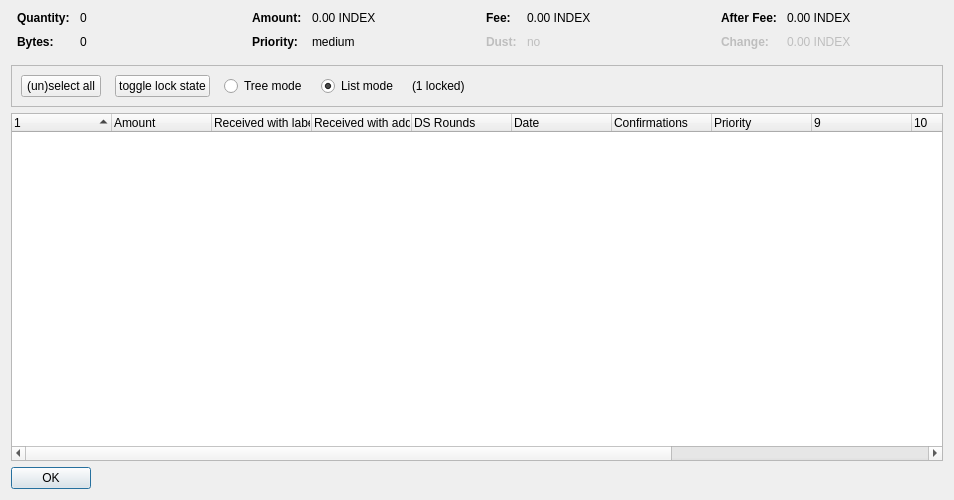
<?xml version="1.0" encoding="UTF-8"?>
<ui version="4.0">
 <class>CoinControlDialog</class>
 <widget class="QDialog" name="CoinControlDialog">
  <property name="geometry">
   <rect>
    <x>0</x>
    <y>0</y>
    <width>954</width>
    <height>500</height>
   </rect>
  </property>
  <property name="windowTitle">
   <string>Coin Selection</string>
  </property>
  <layout class="QVBoxLayout" name="verticalLayout">
   <item>
    <layout class="QHBoxLayout" name="horizontalLayoutTop" stretch="0,0,0,0">
     <property name="topMargin">
      <number>0</number>
     </property>
     <property name="bottomMargin">
      <number>10</number>
     </property>
     <item>
      <layout class="QFormLayout" name="formLayoutCoinControl1">
       <property name="horizontalSpacing">
        <number>10</number>
       </property>
       <property name="verticalSpacing">
        <number>10</number>
       </property>
       <property name="leftMargin">
        <number>6</number>
       </property>
       <property name="rightMargin">
        <number>6</number>
       </property>
       <item row="0" column="0">
        <widget class="QLabel" name="labelCoinControlQuantityText">
         <property name="font">
          <font>
           <weight>75</weight>
           <bold>true</bold>
          </font>
         </property>
         <property name="text">
          <string>Quantity:</string>
         </property>
        </widget>
       </item>
       <item row="0" column="1">
        <widget class="QLabel" name="labelCoinControlQuantity">
         <property name="cursor">
          <cursorShape>IBeamCursor</cursorShape>
         </property>
         <property name="contextMenuPolicy">
          <enum>Qt::ActionsContextMenu</enum>
         </property>
         <property name="text">
          <string notr="true">0</string>
         </property>
         <property name="textInteractionFlags">
          <set>Qt::LinksAccessibleByMouse|Qt::TextSelectableByKeyboard|Qt::TextSelectableByMouse</set>
         </property>
        </widget>
       </item>
       <item row="1" column="0">
        <widget class="QLabel" name="labelCoinControlBytesText">
         <property name="font">
          <font>
           <weight>75</weight>
           <bold>true</bold>
          </font>
         </property>
         <property name="text">
          <string>Bytes:</string>
         </property>
        </widget>
       </item>
       <item row="1" column="1">
        <widget class="QLabel" name="labelCoinControlBytes">
         <property name="cursor">
          <cursorShape>IBeamCursor</cursorShape>
         </property>
         <property name="contextMenuPolicy">
          <enum>Qt::ActionsContextMenu</enum>
         </property>
         <property name="text">
          <string notr="true">0</string>
         </property>
         <property name="textInteractionFlags">
          <set>Qt::LinksAccessibleByMouse|Qt::TextSelectableByKeyboard|Qt::TextSelectableByMouse</set>
         </property>
        </widget>
       </item>
      </layout>
     </item>
     <item>
      <layout class="QFormLayout" name="formLayoutCoinControl2">
       <property name="horizontalSpacing">
        <number>10</number>
       </property>
       <property name="verticalSpacing">
        <number>10</number>
       </property>
       <property name="leftMargin">
        <number>6</number>
       </property>
       <property name="rightMargin">
        <number>6</number>
       </property>
       <item row="0" column="0">
        <widget class="QLabel" name="labelCoinControlAmountText">
         <property name="font">
          <font>
           <weight>75</weight>
           <bold>true</bold>
          </font>
         </property>
         <property name="text">
          <string>Amount:</string>
         </property>
        </widget>
       </item>
       <item row="0" column="1">
        <widget class="QLabel" name="labelCoinControlAmount">
         <property name="cursor">
          <cursorShape>IBeamCursor</cursorShape>
         </property>
         <property name="contextMenuPolicy">
          <enum>Qt::ActionsContextMenu</enum>
         </property>
         <property name="text">
          <string notr="true">0.00 INDEX</string>
         </property>
         <property name="textInteractionFlags">
          <set>Qt::LinksAccessibleByMouse|Qt::TextSelectableByKeyboard|Qt::TextSelectableByMouse</set>
         </property>
        </widget>
       </item>
       <item row="1" column="0">
        <widget class="QLabel" name="labelCoinControlPriorityText">
         <property name="font">
          <font>
           <weight>75</weight>
           <bold>true</bold>
          </font>
         </property>
         <property name="text">
          <string>Priority:</string>
         </property>
        </widget>
       </item>
       <item row="1" column="1">
        <widget class="QLabel" name="labelCoinControlPriority">
         <property name="cursor">
          <cursorShape>IBeamCursor</cursorShape>
         </property>
         <property name="contextMenuPolicy">
          <enum>Qt::ActionsContextMenu</enum>
         </property>
         <property name="text">
          <string>medium</string>
         </property>
         <property name="textInteractionFlags">
          <set>Qt::LinksAccessibleByMouse|Qt::TextSelectableByKeyboard|Qt::TextSelectableByMouse</set>
         </property>
        </widget>
       </item>
      </layout>
     </item>
     <item>
      <layout class="QFormLayout" name="formLayoutCoinControl3">
       <property name="horizontalSpacing">
        <number>10</number>
       </property>
       <property name="verticalSpacing">
        <number>10</number>
       </property>
       <property name="leftMargin">
        <number>6</number>
       </property>
       <property name="rightMargin">
        <number>6</number>
       </property>
       <item row="0" column="0">
        <widget class="QLabel" name="labelCoinControlFeeText">
         <property name="font">
          <font>
           <weight>75</weight>
           <bold>true</bold>
          </font>
         </property>
         <property name="text">
          <string>Fee:</string>
         </property>
        </widget>
       </item>
       <item row="0" column="1">
        <widget class="QLabel" name="labelCoinControlFee">
         <property name="cursor">
          <cursorShape>IBeamCursor</cursorShape>
         </property>
         <property name="contextMenuPolicy">
          <enum>Qt::ActionsContextMenu</enum>
         </property>
         <property name="text">
          <string notr="true">0.00 INDEX</string>
         </property>
         <property name="textInteractionFlags">
          <set>Qt::LinksAccessibleByMouse|Qt::TextSelectableByKeyboard|Qt::TextSelectableByMouse</set>
         </property>
        </widget>
       </item>
       <item row="1" column="0">
        <widget class="QLabel" name="labelCoinControlLowOutputText">
         <property name="enabled">
          <bool>false</bool>
         </property>
         <property name="font">
          <font>
           <weight>75</weight>
           <bold>true</bold>
          </font>
         </property>
         <property name="text">
          <string>Dust:</string>
         </property>
        </widget>
       </item>
       <item row="1" column="1">
        <widget class="QLabel" name="labelCoinControlLowOutput">
         <property name="enabled">
          <bool>false</bool>
         </property>
         <property name="cursor">
          <cursorShape>IBeamCursor</cursorShape>
         </property>
         <property name="contextMenuPolicy">
          <enum>Qt::ActionsContextMenu</enum>
         </property>
         <property name="text">
          <string>no</string>
         </property>
         <property name="textInteractionFlags">
          <set>Qt::LinksAccessibleByMouse|Qt::TextSelectableByKeyboard|Qt::TextSelectableByMouse</set>
         </property>
        </widget>
       </item>
      </layout>
     </item>
     <item>
      <layout class="QFormLayout" name="formLayoutCoinControl4">
       <property name="horizontalSpacing">
        <number>10</number>
       </property>
       <property name="verticalSpacing">
        <number>10</number>
       </property>
       <property name="leftMargin">
        <number>6</number>
       </property>
       <property name="rightMargin">
        <number>6</number>
       </property>
       <item row="0" column="0">
        <widget class="QLabel" name="labelCoinControlAfterFeeText">
         <property name="font">
          <font>
           <weight>75</weight>
           <bold>true</bold>
          </font>
         </property>
         <property name="text">
          <string>After Fee:</string>
         </property>
        </widget>
       </item>
       <item row="0" column="1">
        <widget class="QLabel" name="labelCoinControlAfterFee">
         <property name="cursor">
          <cursorShape>IBeamCursor</cursorShape>
         </property>
         <property name="contextMenuPolicy">
          <enum>Qt::ActionsContextMenu</enum>
         </property>
         <property name="text">
          <string notr="true">0.00 INDEX</string>
         </property>
         <property name="textInteractionFlags">
          <set>Qt::LinksAccessibleByMouse|Qt::TextSelectableByKeyboard|Qt::TextSelectableByMouse</set>
         </property>
        </widget>
       </item>
       <item row="1" column="0">
        <widget class="QLabel" name="labelCoinControlChangeText">
         <property name="enabled">
          <bool>false</bool>
         </property>
         <property name="font">
          <font>
           <weight>75</weight>
           <bold>true</bold>
          </font>
         </property>
         <property name="text">
          <string>Change:</string>
         </property>
        </widget>
       </item>
       <item row="1" column="1">
        <widget class="QLabel" name="labelCoinControlChange">
         <property name="enabled">
          <bool>false</bool>
         </property>
         <property name="cursor">
          <cursorShape>IBeamCursor</cursorShape>
         </property>
         <property name="contextMenuPolicy">
          <enum>Qt::ActionsContextMenu</enum>
         </property>
         <property name="text">
          <string notr="true">0.00 INDEX</string>
         </property>
         <property name="textInteractionFlags">
          <set>Qt::LinksAccessibleByMouse|Qt::TextSelectableByKeyboard|Qt::TextSelectableByMouse</set>
         </property>
        </widget>
       </item>
      </layout>
     </item>
    </layout>
   </item>
   <item>
    <widget class="QFrame" name="frame">
     <property name="minimumSize">
      <size>
       <width>0</width>
       <height>40</height>
      </size>
     </property>
     <property name="frameShape">
      <enum>QFrame::StyledPanel</enum>
     </property>
     <property name="frameShadow">
      <enum>QFrame::Sunken</enum>
     </property>
     <layout class="QHBoxLayout" name="horizontalLayout">
      <item>
       <layout class="QHBoxLayout" name="horizontalLayoutPanel" stretch="0,0,0,0,0,0">
        <property name="spacing">
         <number>14</number>
        </property>
        <item>
         <widget class="QPushButton" name="pushButtonSelectAll">
          <property name="sizePolicy">
           <sizepolicy hsizetype="Maximum" vsizetype="Fixed">
            <horstretch>0</horstretch>
            <verstretch>0</verstretch>
           </sizepolicy>
          </property>
          <property name="text">
           <string>(un)select all</string>
          </property>
          <property name="autoDefault">
           <bool>false</bool>
          </property>
         </widget>
        </item>
        <item>
         <widget class="QPushButton" name="pushButtonToggleLock">
          <property name="sizePolicy">
           <sizepolicy hsizetype="Maximum" vsizetype="Fixed">
            <horstretch>0</horstretch>
            <verstretch>0</verstretch>
           </sizepolicy>
          </property>
          <property name="text">
           <string>toggle lock state</string>
          </property>
          <property name="autoDefault">
           <bool>false</bool>
          </property>
         </widget>
        </item>
        <item>
         <widget class="QRadioButton" name="radioTreeMode">
          <property name="sizePolicy">
           <sizepolicy hsizetype="Maximum" vsizetype="Fixed">
            <horstretch>0</horstretch>
            <verstretch>0</verstretch>
           </sizepolicy>
          </property>
          <property name="text">
           <string>Tree mode</string>
          </property>
         </widget>
        </item>
        <item>
         <widget class="QRadioButton" name="radioListMode">
          <property name="sizePolicy">
           <sizepolicy hsizetype="Maximum" vsizetype="Fixed">
            <horstretch>0</horstretch>
            <verstretch>0</verstretch>
           </sizepolicy>
          </property>
          <property name="text">
           <string>List mode</string>
          </property>
          <property name="checked">
           <bool>true</bool>
          </property>
         </widget>
        </item>
        <item>
         <widget class="QLabel" name="labelLocked">
          <property name="text">
           <string>(1 locked)</string>
          </property>
         </widget>
        </item>
        <item>
         <spacer name="horizontalSpacer">
          <property name="orientation">
           <enum>Qt::Horizontal</enum>
          </property>
          <property name="sizeHint" stdset="0">
           <size>
            <width>40</width>
            <height>20</height>
           </size>
          </property>
         </spacer>
        </item>
       </layout>
      </item>
     </layout>
    </widget>
   </item>
   <item>
    <widget class="CoinControlTreeWidget" name="treeWidget">
     <property name="contextMenuPolicy">
      <enum>Qt::CustomContextMenu</enum>
     </property>
     <property name="sortingEnabled">
      <bool>false</bool>
     </property>
     <property name="columnCount">
      <number>13</number>
     </property>
     <attribute name="headerShowSortIndicator" stdset="0">
      <bool>true</bool>
     </attribute>
     <attribute name="headerStretchLastSection">
      <bool>false</bool>
     </attribute>
     <column>
      <property name="text">
       <string/>
      </property>
     </column>
     <column>
      <property name="text">
       <string>Amount</string>
      </property>
     </column>
     <column>
      <property name="text">
       <string>Received with label</string>
      </property>
     </column>
     <column>
      <property name="text">
       <string>Received with address</string>
      </property>
     </column>
     <column>
      <property name="text">
       <string>DS Rounds</string>
      </property>
     </column>
     <column>
      <property name="text">
       <string>Date</string>
      </property>
     </column>
     <column>
      <property name="text">
       <string>Confirmations</string>
      </property>
      <property name="toolTip">
       <string>Confirmed</string>
      </property>
     </column>
     <column>
      <property name="text">
       <string>Priority</string>
      </property>
     </column>
     <column>
      <property name="text">
       <string/>
      </property>
     </column>
     <column>
      <property name="text">
       <string/>
      </property>
     </column>
     <column>
      <property name="text">
       <string/>
      </property>
     </column>
     <column>
      <property name="text">
       <string/>
      </property>
     </column>
     <column>
      <property name="text">
       <string/>
      </property>
     </column>
    </widget>
   </item>
   <item>
    <widget class="QDialogButtonBox" name="buttonBox">
     <property name="sizePolicy">
      <sizepolicy hsizetype="Maximum" vsizetype="Fixed">
       <horstretch>0</horstretch>
       <verstretch>0</verstretch>
      </sizepolicy>
     </property>
     <property name="orientation">
      <enum>Qt::Horizontal</enum>
     </property>
     <property name="standardButtons">
      <set>QDialogButtonBox::Ok</set>
     </property>
    </widget>
   </item>
  </layout>
 </widget>
 <customwidgets>
  <customwidget>
   <class>CoinControlTreeWidget</class>
   <extends>QTreeWidget</extends>
   <header>coincontroltreewidget.h</header>
  </customwidget>
 </customwidgets>
 <resources/>
 <connections/>
</ui>
